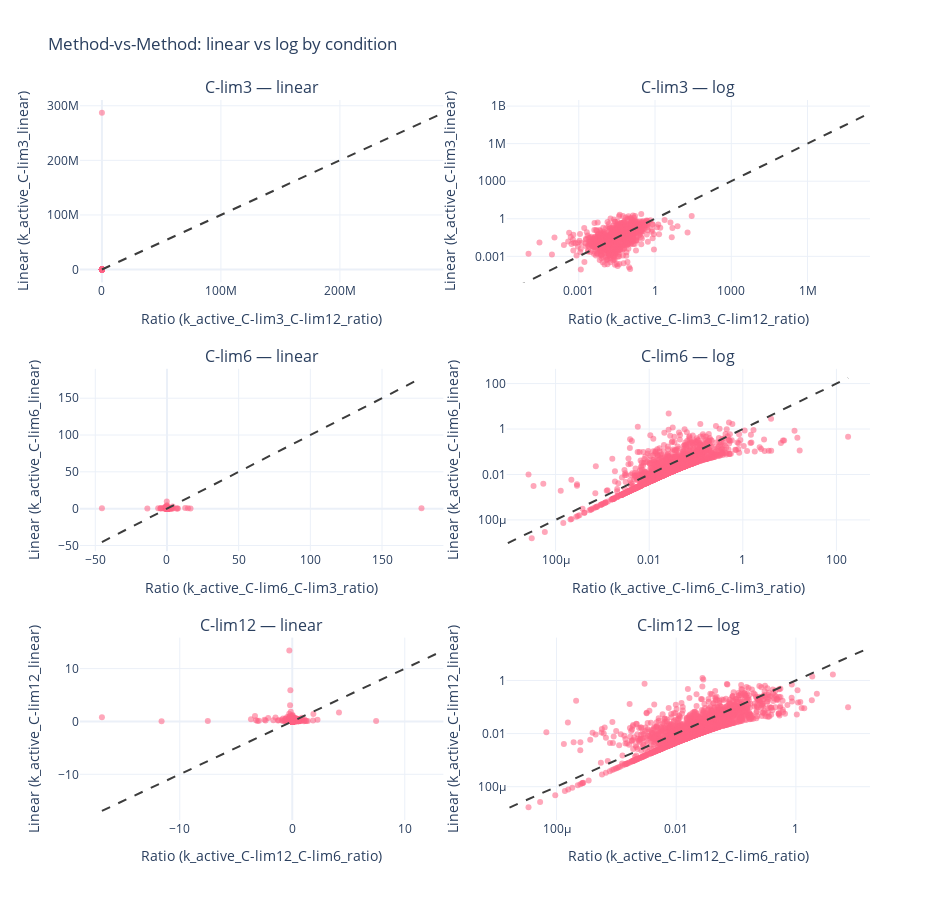

Source (notebook cell):
### Code cell
from plotly.subplots import make_subplots

conditions = ["C-lim3", "C-lim6", "C-lim12"]  # 3 rows
titles = np.array([[f"{c} — linear", f"{c} — log"] for c in conditions])
titles = titles.reshape(6)

SCATTER_COLOR = "rgba(255, 99, 132, 0.8)"   # points
LINE_COLOR    = "rgba(60, 60, 60, 1.0)"     # y = x lines


fig = make_subplots(
    rows=len(conditions), cols=2,
    subplot_titles=titles,
    horizontal_spacing=0.08, vertical_spacing=0.12
)

for r, cond in enumerate(conditions, start=1):
    # left column: linear
    fig_linear = plotly_scatter(df_active_deg, condition=cond, log_scale=False)
    for tr in fig_linear.data:
        tr.showlegend = False  # avoid repeated legends
        fig.add_trace(tr, row=r, col=1)
    # if your helper titles axes, bring those over:
    fig.update_xaxes(title_text=fig_linear.layout.xaxis.title.text, row=r, col=1)
    fig.update_yaxes(title_text=fig_linear.layout.yaxis.title.text, row=r, col=1)

    # right column: log
    fig_log = plotly_scatter(df_active_deg, condition=cond, log_scale=True)
    for tr in fig_log.data:
        tr.showlegend = False
        fig.add_trace(tr, row=r, col=2)
    # enforce log axes for that cell
    fig.update_xaxes(type="log", title_text=fig_log.layout.xaxis.title.text, row=r, col=2)
    fig.update_yaxes(type="log", title_text=fig_log.layout.yaxis.title.text, row=r, col=2)

fig.update_layout(
    height=300*len(conditions), width=950,
    # plot_bgcolor='rgba(0, 0, 0, 0)',  # Transparent plot area background
    # paper_bgcolor='rgba(0, 0, 0, 0)',
    title_text="Method-vs-Method: linear vs log by condition",
    template="plotly_white",
    legend_tracegroupgap=8
)

# unify colors
fig.update_traces(marker=dict(color=SCATTER_COLOR),
                  selector=dict(mode="markers"))
fig.update_traces(line=dict(color=LINE_COLOR, dash="dash", width=2),
                  selector=dict(mode="lines"))

fig.show()
# fig.write_image("notebooks/Heena notebooks/Mia Protein Degradation/out/k_active_method_comparison.png", scale=5, height=900, width=950)

### Figure 1 — Plotly figure (JSON) as saved in the notebook; plotly's stock layout.template omitted (floating-point values rounded to 4 significant figures; data arrays with more than 128 entries replaced by an {"elided": "..."} marker saying what was removed)
{"data": [{"hovertemplate": "k_active_C-lim3_C-lim12_ratio: %{x:.3g}<br>k_active_C-lim3_linear: %{y:.3g}<extra></extra>", "marker": {"opacity": 0.7, "size": 6, "color": "rgba(255, 99, 132, 0.8)"}, "mode": "markers", "name": "points", "showlegend": false, "x": {"elided": "2530 float values"}, "y": {"elided": "2530 float values"}, "type": "scatter", "xaxis": "x", "yaxis": "y"}, {"hoverinfo": "skip", "line": {"dash": "dash", "color": "rgba(60, 60, 60, 1.0)", "width": 2}, "mode": "lines", "name": "y = x", "showlegend": false, "x": [-167.0, 287000000.0], "y": [-167.0, 287000000.0], "type": "scatter", "xaxis": "x", "yaxis": "y"}, {"hovertemplate": "k_active_C-lim3_C-lim12_ratio: %{x:.3g}<br>k_active_C-lim3_linear: %{y:.3g}<extra></extra>", "marker": {"opacity": 0.7, "size": 6, "color": "rgba(255, 99, 132, 0.8)"}, "mode": "markers", "name": "points", "showlegend": false, "x": {"elided": "2530 float values"}, "y": {"elided": "2530 float values"}, "type": "scatter", "xaxis": "x2", "yaxis": "y2"}, {"hoverinfo": "skip", "line": {"dash": "dash", "color": "rgba(60, 60, 60, 1.0)", "width": 2}, "mode": "lines", "name": "y = x", "showlegend": false, "x": [-167.0, 287000000.0], "y": [-167.0, 287000000.0], "type": "scatter", "xaxis": "x2", "yaxis": "y2"}, {"hovertemplate": "k_active_C-lim6_C-lim3_ratio: %{x:.3g}<br>k_active_C-lim6_linear: %{y:.3g}<extra></extra>", "marker": {"opacity": 0.7, "size": 6, "color": "rgba(255, 99, 132, 0.8)"}, "mode": "markers", "name": "points", "showlegend": false, "x": {"elided": "2513 float values"}, "y": {"elided": "2513 float values"}, "type": "scatter", "xaxis": "x3", "yaxis": "y3"}, {"hoverinfo": "skip", "line": {"dash": "dash", "color": "rgba(60, 60, 60, 1.0)", "width": 2}, "mode": "lines", "name": "y = x", "showlegend": false, "x": [-45.36, 177.5], "y": [-45.36, 177.5], "type": "scatter", "xaxis": "x3", "yaxis": "y3"}, {"hovertemplate": "k_active_C-lim6_C-lim3_ratio: %{x:.3g}<br>k_active_C-lim6_linear: %{y:.3g}<extra></extra>", "marker": {"opacity": 0.7, "size": 6, "color": "rgba(255, 99, 132, 0.8)"}, "mode": "markers", "name": "points", "showlegend": false, "x": {"elided": "2513 float values"}, "y": {"elided": "2513 float values"}, "type": "scatter", "xaxis": "x4", "yaxis": "y4"}, {"hoverinfo": "skip", "line": {"dash": "dash", "color": "rgba(60, 60, 60, 1.0)", "width": 2}, "mode": "lines", "name": "y = x", "showlegend": false, "x": [-45.36, 177.5], "y": [-45.36, 177.5], "type": "scatter", "xaxis": "x4", "yaxis": "y4"}, {"hovertemplate": "k_active_C-lim12_C-lim6_ratio: %{x:.3g}<br>k_active_C-lim12_linear: %{y:.3g}<extra></extra>", "marker": {"opacity": 0.7, "size": 6, "color": "rgba(255, 99, 132, 0.8)"}, "mode": "markers", "name": "points", "showlegend": false, "x": {"elided": "2550 float values"}, "y": {"elided": "2550 float values"}, "type": "scatter", "xaxis": "x5", "yaxis": "y5"}, {"hoverinfo": "skip", "line": {"dash": "dash", "color": "rgba(60, 60, 60, 1.0)", "width": 2}, "mode": "lines", "name": "y = x", "showlegend": false, "x": [-16.92, 13.43], "y": [-16.92, 13.43], "type": "scatter", "xaxis": "x5", "yaxis": "y5"}, {"hovertemplate": "k_active_C-lim12_C-lim6_ratio: %{x:.3g}<br>k_active_C-lim12_linear: %{y:.3g}<extra></extra>", "marker": {"opacity": 0.7, "size": 6, "color": "rgba(255, 99, 132, 0.8)"}, "mode": "markers", "name": "points", "showlegend": false, "x": {"elided": "2550 float values"}, "y": {"elided": "2550 float values"}, "type": "scatter", "xaxis": "x6", "yaxis": "y6"}, {"hoverinfo": "skip", "line": {"dash": "dash", "color": "rgba(60, 60, 60, 1.0)", "width": 2}, "mode": "lines", "name": "y = x", "showlegend": false, "x": [-16.92, 13.43], "y": [-16.92, 13.43], "type": "scatter", "xaxis": "x6", "yaxis": "y6"}], "layout": {"xaxis": {"anchor": "y", "domain": [0.0, 0.46], "title": {"text": "Ratio (k_active_C-lim3_C-lim12_ratio)"}}, "yaxis": {"anchor": "x", "domain": [0.7467, 1.0], "title": {"text": "Linear (k_active_C-lim3_linear)"}}, "xaxis2": {"anchor": "y2", "domain": [0.54, 1.0], "title": {"text": "Ratio (k_active_C-lim3_C-lim12_ratio)"}, "type": "log"}, "yaxis2": {"anchor": "x2", "domain": [0.7467, 1.0], "title": {"text": "Linear (k_active_C-lim3_linear)"}, "type": "log"}, "xaxis3": {"anchor": "y3", "domain": [0.0, 0.46], "title": {"text": "Ratio (k_active_C-lim6_C-lim3_ratio)"}}, "yaxis3": {"anchor": "x3", "domain": [0.3733, 0.6267], "title": {"text": "Linear (k_active_C-lim6_linear)"}}, "xaxis4": {"anchor": "y4", "domain": [0.54, 1.0], "title": {"text": "Ratio (k_active_C-lim6_C-lim3_ratio)"}, "type": "log"}, "yaxis4": {"anchor": "x4", "domain": [0.3733, 0.6267], "title": {"text": "Linear (k_active_C-lim6_linear)"}, "type": "log"}, "xaxis5": {"anchor": "y5", "domain": [0.0, 0.46], "title": {"text": "Ratio (k_active_C-lim12_C-lim6_ratio)"}}, "yaxis5": {"anchor": "x5", "domain": [0.0, 0.2533], "title": {"text": "Linear (k_active_C-lim12_linear)"}}, "xaxis6": {"anchor": "y6", "domain": [0.54, 1.0], "title": {"text": "Ratio (k_active_C-lim12_C-lim6_ratio)"}, "type": "log"}, "yaxis6": {"anchor": "x6", "domain": [0.0, 0.2533], "title": {"text": "Linear (k_active_C-lim12_linear)"}, "type": "log"}, "annotations": [{"font": {"size": 16}, "showarrow": false, "text": "C-lim3 — linear", "x": 0.23, "xanchor": "center", "xref": "paper", "y": 1.0, "yanchor": "bottom", "yref": "paper"}, {"font": {"size": 16}, "showarrow": false, "text": "C-lim3 — log", "x": 0.77, "xanchor": "center", "xref": "paper", "y": 1.0, "yanchor": "bottom", "yref": "paper"}, {"font": {"size": 16}, "showarrow": false, "text": "C-lim6 — linear", "x": 0.23, "xanchor": "center", "xref": "paper", "y": 0.6267, "yanchor": "bottom", "yref": "paper"}, {"font": {"size": 16}, "showarrow": false, "text": "C-lim6 — log", "x": 0.77, "xanchor": "center", "xref": "paper", "y": 0.6267, "yanchor": "bottom", "yref": "paper"}, {"font": {"size": 16}, "showarrow": false, "text": "C-lim12 — linear", "x": 0.23, "xanchor": "center", "xref": "paper", "y": 0.2533, "yanchor": "bottom", "yref": "paper"}, {"font": {"size": 16}, "showarrow": false, "text": "C-lim12 — log", "x": 0.77, "xanchor": "center", "xref": "paper", "y": 0.2533, "yanchor": "bottom", "yref": "paper"}], "title": {"text": "Method-vs-Method: linear vs log by condition"}, "legend": {"tracegroupgap": 8}, "height": 900, "width": 950}}
